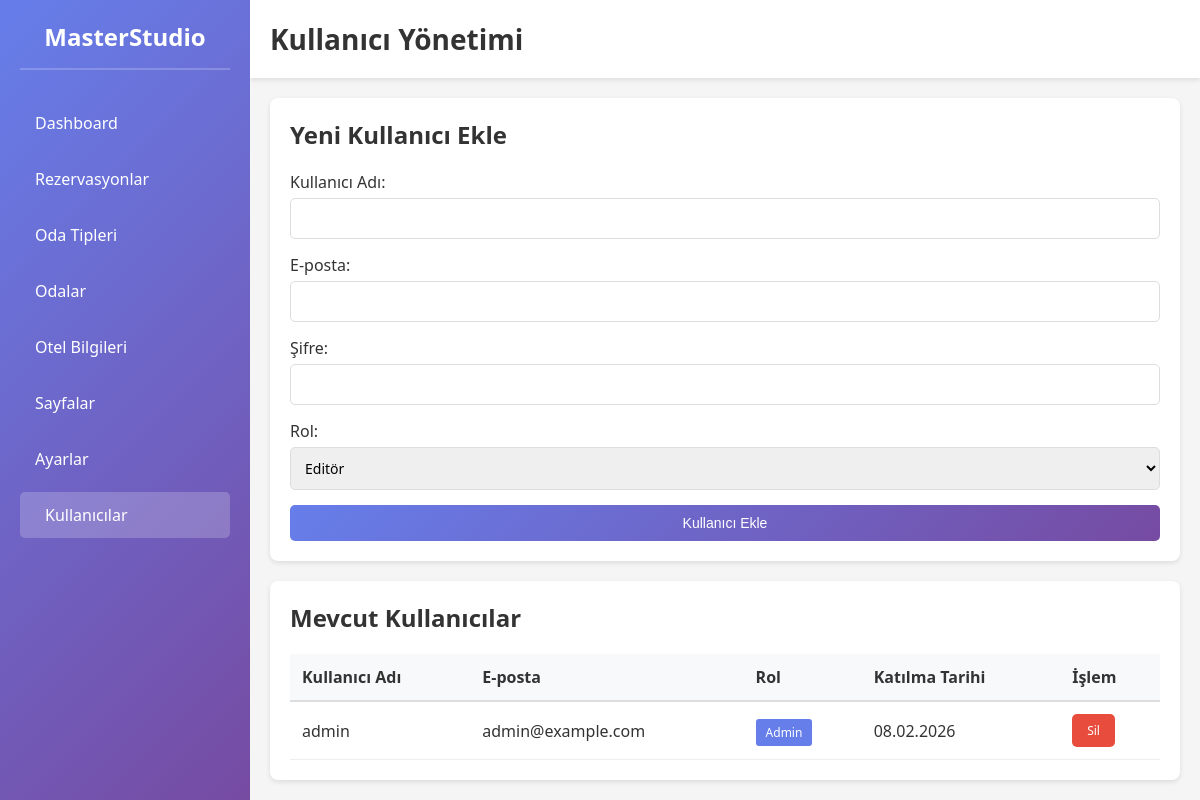
The page /admin/modules/users.php (signed in) on the database its author committed.
### tables this page shows
CREATE TABLE IF NOT EXISTS `users` (
    `id` INT(11) NOT NULL AUTO_INCREMENT,
    `username` VARCHAR(50) NOT NULL UNIQUE,
    `password` VARCHAR(255) NOT NULL,
    `email` VARCHAR(100) NOT NULL UNIQUE,
    `role` ENUM('admin', 'editor') DEFAULT 'admin',
    `created_at` TIMESTAMP DEFAULT CURRENT_TIMESTAMP,
    PRIMARY KEY (`id`)
);

### admin/modules/users.php (the view, shortened to what this page needs)
<?php
require_once '../../core/config.php';
$users = $conn->query("SELECT id, username, email, role, created_at FROM users ORDER BY created_at DESC");
?>
<!DOCTYPE html>
<html lang="tr">
<head>
    <link rel="stylesheet" href="../../assets/css/admin-style.css">
</head>
<body>
    <div class="admin-container">
        <aside class="sidebar">
            <div class="sidebar-header">
                <h2>MasterStudio</h2>
            </div>
            <nav>
                <ul>
                    <li><a href="../index.php">Dashboard</a></li>
                    <li><a href="reservations.php">Rezervasyonlar</a></li>
                    <li><a href="room-types.php">Oda Tipleri</a></li>
                    <li><a href="rooms.php">Odalar</a></li>
                    <li><a href="hotel-info.php">Otel Bilgileri</a></li>
                    <li><a href="pages.php">Sayfalar</a></li>
                    <li><a href="settings.php">Ayarlar</a></li>
                    <li><a href="users.php" class="active">Kullanıcılar</a></li>
                </ul>
            </nav>
        </aside>
        <main class="content">
            <header class="top-bar">
                <h1>Kullanıcı Yönetimi</h1>
            </header>
            <section class="form-section">
                <h2>Yeni Kullanıcı Ekle</h2>
                <form method="POST" class="form">
                    <div class="form-group">
                        <label for="username">Kullanıcı Adı:</label>
                        <input type="text" id="username" name="username" required>
                    </div>
                    <div class="form-group">
                        <label for="email">E-posta:</label>
                        <input type="email" id="email" name="email" required>
                    </div>
                    <div class="form-group">
                        <label for="password">Şifre:</label>
                        <input type="password" id="password" name="password" required>
                    </div>
                    <div class="form-group">
                        <label for="role">Rol:</label>
                        <select id="role" name="role">
                            <option value="editor">Editör</option>
                        </select>
                    </div>
                    <button type="submit" class="btn btn-primary">Kullanıcı Ekle</button>
                </form>
            </section>
            <section class="list-section">
                <h2>Mevcut Kullanıcılar</h2>
                <table>
                    <thead>
                        <tr>
                            <th>Kullanıcı Adı</th>
                            <th>E-posta</th>
                            <th>Rol</th>
                            <th>Katılma Tarihi</th>
                            <th>İşlem</th>
                        </tr>
                    </thead>
                    <tbody>
                        <?php while ($row = $users->fetch_assoc()): ?>
                            <tr>
                                <td><?php echo htmlspecialchars($row['username']); ?><?php echo ($row['id'] === $_SESSION['admin_id']) ? ' <span style="color: #667eea; font-size: 12px;">(SİZ)</span>' : ''; ?></td>
                                <td><?php echo htmlspecialchars($row['email']); ?></td>
                                <td>
                                    <span style="background: <?php echo $row['role'] === 'admin' ? '#667eea' : '#764ba2'; ?>; color: white; padding: 5px 10px; border-radius: 3px; font-size: 12px;">
                                        <?php echo $row['role'] === 'admin' ? 'Admin' : 'Editör'; ?>
                                    </span>
                                </td>
                                <td><?php echo date('d.m.Y', strtotime($row['created_at'])); ?></td>
                                <td>
                                    <?php if ($row['id'] !== $_SESSION['admin_id']): ?>
                                        <a href="?delete_id=<?php echo $row['id']; ?>" class="btn btn-small btn-danger" onclick="return confirm('Silmek istediğinizden emin misiniz?')">Sil</a>
                                    <?php else: ?>
                                        <span style="color: #999;">-</span>
                                    <?php endif; ?>
                                </td>
                            </tr>
                        <?php endwhile; ?>
                    </tbody>
                </table>
            </section>
        </main>
    </div>
</body>
</html>

### assets/css/admin-style.css (style rules this page uses)
* { margin: 0; padding: 0; box-sizing: border-box; }
body { font-family: 'Segoe UI', Tahoma, Geneva, Verdana, sans-serif; background-color: #f5f5f5; color: #333; }
.admin-container { display: flex; height: 100vh; }
.sidebar { width: 250px; background: linear-gradient(135deg, #667eea 0%, #764ba2 100%); color: white; padding: 20px; overflow-y: auto; box-shadow: 2px 0 5px rgba(0, 0, 0, 0.1); }
.sidebar-header h2 { font-size: 24px; margin-bottom: 30px; text-align: center; border-bottom: 2px solid rgba(255, 255, 255, 0.2); padding-bottom: 15px; }
.sidebar nav ul { list-style: none; }
.sidebar nav li { margin-bottom: 10px; }
.sidebar nav a { display: block; color: white; text-decoration: none; padding: 12px 15px; border-radius: 5px; transition: all 0.3s ease; }
.sidebar nav a:hover, .sidebar nav a.active { background-color: rgba(255, 255, 255, 0.2); padding-left: 25px; }
.content { flex: 1; overflow-y: auto; background-color: #f5f5f5; }
.top-bar { background: white; padding: 20px; box-shadow: 0 2px 5px rgba(0, 0, 0, 0.1); display: flex; justify-content: space-between; align-items: center; }
.top-bar h1 { font-size: 28px; color: #333; }
.form-section, .list-section { background: white; padding: 20px; margin: 20px; border-radius: 8px; box-shadow: 0 2px 5px rgba(0, 0, 0, 0.1); }
.form-section h2, .list-section h2 { margin-bottom: 20px; color: #333; }
.form { display: flex; flex-direction: column; gap: 15px; }
.form-group { display: flex; flex-direction: column; }
.form-group label { margin-bottom: 5px; font-weight: 500; color: #333; }
.form-group input, .form-group textarea, .form-group select { padding: 10px; border: 1px solid #ddd; border-radius: 5px; font-size: 14px; font-family: inherit; }
table { width: 100%; border-collapse: collapse; margin-top: 15px; }
table thead { background-color: #f8f9fa; border-bottom: 2px solid #ddd; }
table th { padding: 12px; text-align: left; font-weight: 600; color: #333; }
table td { padding: 12px; border-bottom: 1px solid #eee; }
.btn { padding: 10px 20px; border: none; border-radius: 5px; cursor: pointer; text-decoration: none; display: inline-block; font-size: 14px; transition: all 0.3s ease; text-align: center; }
.btn-primary { background: linear-gradient(135deg, #667eea 0%, #764ba2 100%); color: white; }
.btn-danger { background-color: #e74c3c; color: white; }
.btn-small { padding: 8px 15px; font-size: 12px; }

### rows shown on the page
users: username "admin", email "admin@example.com", role "Admin", created_at "08.02.2026"
